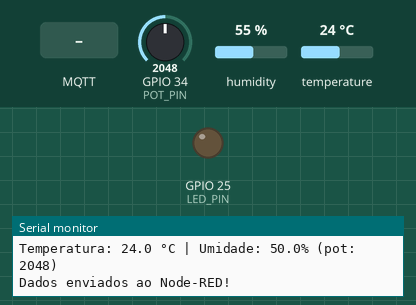
This sketch was run on a simulated ESP32. Parts: output pins drawn as LEDs (lit = HIGH), the last lines printed to the serial monitor. The test bench sets the inputs (shaded band); at power-on: GPIO 34 (POT_PIN) = 2048, humidity 55 %, temperature 24 °C. WiFi joins after 1.5 s; servers stay silent unless stated; random numbers use the default seed unless the sketch sets one; no MQTT or app messages arrive unless stated.

Above: at 3.7 s.
3.8 s: MQTT message "ON" arrives on the first subscribed topic
At 4.4 s:
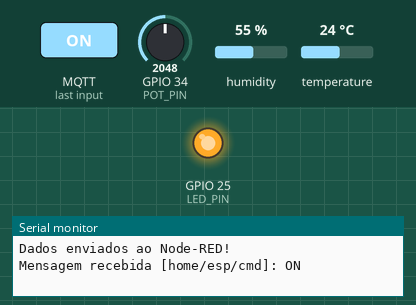
6.8 s: MQTT message "0" arrives on the first subscribed topic
At 7.9 s:
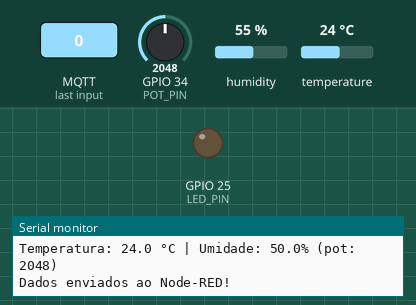
Timing chart, 0 to 9.8 s (numbered marks = the images above; inputs shaded):
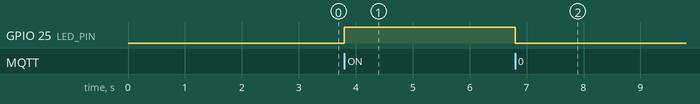

Measured:
- after the input at 3.8 s, GPIO 25 (LED_PIN): LOW → HIGH at once
- after the input at 6.8 s, GPIO 25 (LED_PIN): HIGH → LOW at once

The sketch:

Codigo_ESP32.ino
```cpp
#include <WiFi.h>
#include <PubSubClient.h>
#include <DHT.h>

// MQTT / WiFi settings
const char* ssid = "Wokwi-GUEST";
const char* password = "";
const char* mqtt_server = "broker.hivemq.com";
const int mqtt_port = 1883;
const char* publish_topic = "home/esp/dht";
const char* subscribe_topic = "home/esp/cmd";

WiFiClient espClient;
PubSubClient client(espClient);

#define DHTPIN 15
#define DHTTYPE DHT22
DHT dht(DHTPIN, DHTTYPE);

#define POT_PIN 34
#define LED_PIN 25

// Variáveis de controle
unsigned long lastPublish = 0;
unsigned long lastWifiCheck = 0;
int wifiAttempts = 0;

void callback(char* topic, byte* payload, unsigned int length) {
  String msg;
  for (unsigned int i = 0; i < length; i++) {
    msg += (char)payload[i];
  }

  Serial.print("Mensagem recebida [");
  Serial.print(topic);
  Serial.print("]: ");
  Serial.println(msg);

  if (String(topic) == subscribe_topic) {
    msg.trim();
    if (msg == "ON" || msg == "1") {
      digitalWrite(LED_PIN, HIGH);
    } else if (msg == "OFF" || msg == "0") {
      digitalWrite(LED_PIN, LOW);
    }
  }
}

void reconnect() {
  // Tenta conectar apenas 3 vezes
  int attempts = 0;
  while (!client.connected() && attempts < 3) {
    Serial.print("🔌 Conectando ao MQTT...");
    String clientId = "esp32-wokwi-" + String(random(0xffff), HEX);

    if (client.connect(clientId.c_str())) {
      Serial.println(" ✅ conectado!");
      client.subscribe(subscribe_topic);
      Serial.print("📡 Inscrito no tópico: ");
      Serial.println(subscribe_topic);
      return;
    } else {
      Serial.print(" ❌ falhou, rc=");
      Serial.print(client.state());
      Serial.println(" tentando novamente...");
      attempts++;
      delay(2000);
    }
  }

  if (!client.connected()) {
    Serial.println("⚠️  Não foi possível conectar ao MQTT, continuando offline...");
  }
}

void setup() {
  Serial.begin(115200);
  delay(1000);


  // Configura LED
  pinMode(LED_PIN, OUTPUT);
  digitalWrite(LED_PIN, LOW);

  // Configura pino analógico do potenciômetro
  pinMode(POT_PIN, INPUT);

  // Inicializa DHT22
  dht.begin();

  // Conecta WiFi com timeout
  Serial.println(" Iniciando conexão WiFi...");
  WiFi.mode(WIFI_STA);
  WiFi.begin(ssid, password);

  int wifi_timeout = 0;
  while (WiFi.status() != WL_CONNECTED && wifi_timeout < 30) {
    delay(500);
    Serial.print(".");
    wifi_timeout++;
  }

  if (WiFi.status() == WL_CONNECTED) {
    Serial.println("\n WiFi conectado");
    Serial.print("IP: ");
    Serial.println(WiFi.localIP());

    // Configura MQTT
    client.setServer(mqtt_server, mqtt_port);
    client.setCallback(callback);
    Serial.println("MQTT configurado");

    // Tenta conectar ao MQTT
    reconnect();
  } else {
    Serial.println("\nWiFi não conectou");
  }

}

void loop() {
  unsigned long now = millis();

  // Verifica WiFi periodicamente (a cada 10s)
  if (now - lastWifiCheck > 10000) {
    lastWifiCheck = now;

    if (WiFi.status() != WL_CONNECTED) {
      Serial.println("WiFi desconectado, tentando reconectar...");
      WiFi.reconnect();
    }
  }

  // Só tenta manter MQTT se WiFi estiver conectado
  if (WiFi.status() == WL_CONNECTED) {
    if (!client.connected()) {
      reconnect();
    }
    client.loop();
  }

  // Publica dados a cada 5 segundos
  if (now - lastPublish > 1000) {
    unsigned long t_start_total = millis();

    // Lê DHT22
    unsigned long t_dht_start = millis();
    float temperature = dht.readTemperature();
    unsigned long t_dht_end = millis();
    unsigned long t_dht_ms = t_dht_end - t_dht_start;

    // Lê potenciômetro (simulando umidade)
    unsigned long t_pot_start = millis();
    int potValue = analogRead(POT_PIN);
    float humidity = map(potValue, 0, 4095, 0, 100);
    unsigned long t_pot_end = millis();
    unsigned long t_pot_ms = t_pot_end - t_pot_start;

    // Publica via MQTT
    unsigned long t_pub_start = millis();
    bool success = false;

    if (!isnan(temperature)) {
      String payload = "{\"temperature\":";
      payload += String(temperature, 1);
      payload += ",\"humidity\":";
      payload += String(humidity, 1);
      payload += "}";

      if (client.connected()) {
        success = client.publish(publish_topic, payload.c_str(), true);
      }

      unsigned long t_pub_end = millis();
      unsigned long t_pub_ms = t_pub_end - t_pub_start;
      unsigned long t_total_ms = millis() - t_start_total;

      Serial.println("====== LOG DE TEMPO ======");
      Serial.printf("DHT22 leitura: %lu ms\n", t_dht_ms);
      Serial.printf("Potenciômetro leitura: %lu ms\n", t_pot_ms);

      if (client.connected()) {
        Serial.printf("Publicação MQTT: %lu ms (%s)\n", t_pub_ms, success ? "OK" : "❌ FALHA");
      } else {
        Serial.println("Publicação MQTT:  OFFLINE");
      }

      Serial.printf("Tempo total do ciclo: %lu ms\n", t_total_ms);
      Serial.println("-----------------------------");

      Serial.printf("Temperatura: %.1f °C | Umidade: %.1f%% (pot: %d)\n",
                    temperature, humidity, potValue);

      if (success) {
        Serial.println("Dados enviados ao Node-RED!");
      }
    } else {
      Serial.println(" Falha ao ler temperatura do DHT22");
    }

    lastPublish = now;
    Serial.println();
  }
}
```
